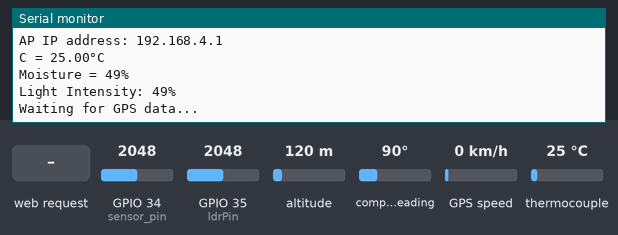
This sketch was run on a simulated ESP32. Shown: the last lines printed to the serial monitor. The inputs (shaded band) are chosen by the test bench; at power-on: thermocouple 25 °C, GPIO 34 (sensor_pin) = 2048, GPIO 35 (ldrPin) = 2048, altitude 120 m, compass heading 90°, GPS speed 0 km/h. The GPS gets a fix after 3 s at 37.7749, -122.4194 with 8 satellites.

Above: at 3.2 s.
3.3 s: HTTP request GET /measure received
5.5 s: HTTP request GET /data received
7.5 s: HTTP request GET /table received
9.5 s: thermocouple set to 6 °C
At 10.8 s:
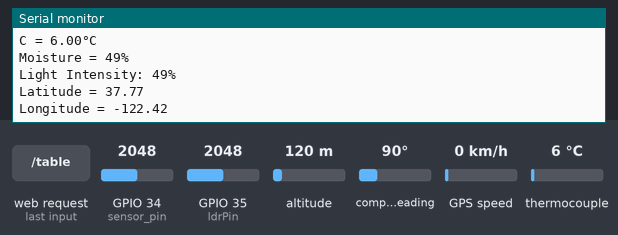
11.0 s: GPIO 34 (sensor_pin) set to 2866
12.5 s: GPIO 35 (ldrPin) set to 2866
At 14.8 s:
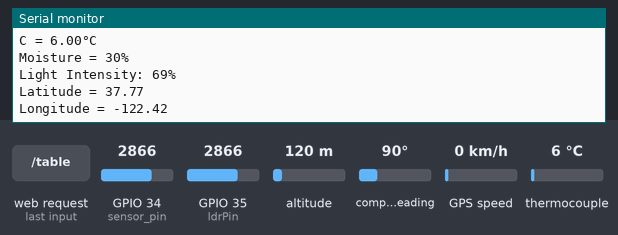

Measured:
- after the input at 9.5 s, the serial monitor: prints a new line after 0.58 s (image 1)
- after the input at 12.5 s, the serial monitor: prints a new line after 1.6 s (image 2)

The sketch:

All_Sensor_Measure_Features.ino
```cpp
#include <WiFi.h>
#include "max6675.h"
#include <TinyGPS++.h>

// Thermocouple pin definitions
int thermoDO = 19;
int thermoCS = 2;
int thermoCLK = 18;

MAX6675 thermocouple(thermoCLK, thermoCS, thermoDO);

// Soil moisture sensor pin definition
const int sensor_pin = 34;
int sensor_analog;

// LDR pin definition
const int ldrPin = 35;  // Analog pin connected to the LDR

// GPS module pins
const int gpsRX = 16;
const int gpsTX = 17;

// Replace with your network credentials
const char* ssid = "ESP32-TempControl";
const char* password = "Temp1234";

// Set web server port number to 80
WiFiServer server(80);

String header; // Store the HTTP request

TinyGPSPlus gps; // Create an instance of the TinyGPS++ object

// Memory to store the last 10 readings
struct SensorData {
  float temperature;
  int moisture;
  int lightIntensity;
  double latitude;
  double longitude;
  unsigned long timestamp;
};

SensorData readings[10];
int readingCount = 0;
int currentIndex = 0;

void setup() {
  // Initialize serial communication
  Serial.begin(115200);

  // Initialize serial communication for GPS module
  Serial2.begin(115200, SERIAL_8N1, gpsRX, gpsTX);

  // Initial message for thermocouple
  Serial.println("MAX6675 test");

  // Initial message for LDR
  pinMode(ldrPin, INPUT);

  // Initialize the ESP32 as an access point
  WiFi.softAP(ssid, password);

  // Print the IP address
  IPAddress IP = WiFi.softAPIP();
  Serial.print("AP IP address: ");
  Serial.println(IP);

  // Start the server
  server.begin();

  // Wait for MAX6675 to stabilize
  delay(2000);
}

float realTimeTemperature;
int realTimeMoisture;
int realTimeLightIntensity;
float realTimeLatitude;
float realTimeLongitude;

void loop() {
  // Read temperature from thermocouple
  realTimeTemperature = thermocouple.readCelsius();
  Serial.print("C = ");
  Serial.print(realTimeTemperature);
  Serial.println("°C");

  // Read soil moisture sensor value
  sensor_analog = analogRead(sensor_pin);
  realTimeMoisture = (int)(100 - ((sensor_analog / 4095.00) * 100));
  Serial.print("Moisture = ");
  Serial.print(realTimeMoisture);
  Serial.println("%");

  // Read light intensity from LDR
  int sensorValue = analogRead(ldrPin);
  // Adjust these values based on your observations of min and max sensor values
  int minSensorValue = 39;  // Set this to the minimum observed value from the LDR
  int maxSensorValue = 4095;  // Set this to the maximum observed value from the LDR
  realTimeLightIntensity = map(sensorValue, minSensorValue, maxSensorValue, 0, 100);  // Corrected range for 12-bit ADC
  //realTimeLightIntensity = constrain(realTimeLightIntensity, 0, 100); // Ensure the value stays within 0 to 100
  Serial.print("Light Intensity: ");
  Serial.print(realTimeLightIntensity);
  Serial.println("%");

  // Read GPS data
  while (Serial2.available() > 0) {
    gps.encode(Serial2.read());
  }

  realTimeLatitude = 0.0;
  realTimeLongitude = 0.0;

  // Print GPS data to Serial monitor if available
  if (gps.location.isUpdated()) {
    realTimeLatitude = gps.location.lat();
    realTimeLongitude = gps.location.lng();
    Serial.print("Latitude = ");
    Serial.println(realTimeLatitude);
    Serial.print("Longitude = ");
    Serial.println(realTimeLongitude);
  } else {
    Serial.println("Waiting for GPS data...");
  }

  // Delay to ensure the MAX6675 updates properly and give time for serial output to be readable
  delay(2000);

  WiFiClient client = server.available();

  if (client) {
    Serial.println("New Client.");
    String currentLine = "";
    while (client.connected()) {
      if (client.available()) {
        char c = client.read();
        Serial.write(c);
        header += c;
        if (c == '\n') {
          if (currentLine.length() == 0) {
            if (header.indexOf("GET /measure") >= 0) {
              storeCurrentData(realTimeTemperature, realTimeMoisture, realTimeLightIntensity, realTimeLatitude, realTimeLongitude);
              sendHtmlResponse(client, "Data stored successfully!");
            } else if (header.indexOf("GET /data") >= 0) {
              sendDataJsonResponse(client);
            } else if (header.indexOf("GET /table") >= 0) {
              sendTableResponse(client);
            } else if (header.indexOf("GET /") >= 0) {
              sendHtmlResponse(client, "");
            }
            break;
          } else {
            currentLine = "";
          }
        } else if (c != '\r') {
          currentLine += c;
        }
      }
    }
    header = "";
    client.stop();
    Serial.println("Client disconnected.");
    Serial.println("");
  }
}

void storeCurrentData(float temperature, int moisture, int lightIntensity, double latitude, double longitude) {
  readings[currentIndex].temperature = temperature;
  readings[currentIndex].moisture = moisture;
  readings[currentIndex].lightIntensity = lightIntensity;
  readings[currentIndex].latitude = latitude;
  readings[currentIndex].longitude = longitude;
  readings[currentIndex].timestamp = millis();
  currentIndex = (currentIndex + 1) % 10; // Keep the index within the range of 0-9
  if (readingCount < 10) {
    readingCount++;
  }
}

void sendHtmlResponse(WiFiClient &client, String message) {
  client.println("HTTP/1.1 200 OK");
  client.println("Content-type:text/html; charset=UTF-8"); // Specify UTF-8 encoding
  client.println("Connection: close");
  client.println();

  IPAddress IP = WiFi.softAPIP();
  client.println("<!DOCTYPE html><html><head><meta name=\"viewport\" content=\"width=device-width, initial-scale=1\">");
  client.println("<style>html { font-family: Helvetica; display: inline-block; margin: 0px auto; text-align: center;}");
  client.println("body { background-color: #303030; color: #ffffff; }</style>");
  client.println("<script>");
  client.println("function updateData() {");
  client.println("  fetch('/data').then(response => response.json()).then(data => {");
  client.println("    document.getElementById('moisture').innerText = data.current.moisture + ' %';");
  client.println("    document.getElementById('temperature').innerText = data.current.temperature + ' °C';");
  client.println("    document.getElementById('light').innerText = data.current.lightIntensity + ' %';");
  client.println("    document.getElementById('latitude').innerText = data.current.latitude;");
  client.println("    document.getElementById('longitude').innerText = data.current.longitude;");
  client.println("  });");
  client.println("}");
  client.println("setInterval(updateData, 2000)"); // Update every 2 seconds
  client.println("</script></head>");
  client.println("<body onload=\"updateData()\"><h1>ESP32 Agriculture Data</h1>");
  client.print("<p>AP IP Address: ");
  client.print(IP);
  client.println("</p>");
  client.println("<button onclick=\"location.href='/measure'\">Measure</button>");
  client.println("<button onclick=\"location.href='/table'\">Data</button>");
  if (message != "") {
    client.print("<p>");
    client.print(message);
    client.println("</p>");
  }
  client.print("<p>Moisture: <span id=\"moisture\">");
  client.print(realTimeMoisture);
  client.println("</span></p>");
  client.print("<p>Soil Temperature: <span id=\"temperature\">");
  client.print(realTimeTemperature);
  client.println("</span></p>");
  client.print("<p>Light Intensity: <span id=\"light\">");
  client.print(realTimeLightIntensity);
  client.println("</span></p>");
  client.print("<p>Latitude: <span id=\"latitude\">");
  client.print(realTimeLatitude);
  client.println("</span></p>");
  client.print("<p>Longitude: <span id=\"longitude\">");
  client.print(realTimeLongitude);
  client.println("</span></p>");
  client.println("</body></html>");
  client.println();
}

void sendDataJsonResponse(WiFiClient &client) {
  client.println("HTTP/1.1 200 OK");
  client.println("Content-type: application/json; charset=UTF-8");
  client.println("Connection: close");
  client.println();
  client.print("{");
  client.print("\"current\": {");
  client.print("\"temperature\": ");
  client.print(realTimeTemperature);
  client.print(", \"moisture\": ");
  client.print(realTimeMoisture);
  client.print(", \"lightIntensity\": ");
  client.print(realTimeLightIntensity);
  client.print(", \"latitude\": ");
  client.print(realTimeLatitude);
  client.print(", \"longitude\": ");
  client.print(realTimeLongitude);
  client.println("}");
  client.print("}");
}

void sendTableResponse(WiFiClient &client) {
  client.println("HTTP/1.1 200 OK");
  client.println("Content-type:text/html; charset=UTF-8");
  client.println("Connection: close");
  client.println();

  client.println("<!DOCTYPE html><html><head><meta name=\"viewport\" content=\"width=device-width, initial-scale=1\">");
  client.println("<style>html { font-family: Helvetica; display: inline-block; margin: 0px auto; text-align: center;}");
  client.println("body { background-color: #303030; color: #ffffff; }");
  client.println("table { width: 100%; margin-top: 20px; border-collapse: collapse; }");
  client.println("table, th, td { border: 1px solid white; padding: 8px; text-align: center; }");
  client.println("</style></head>");
  client.println("<body><h1>ESP32 Agriculture Data</h1>");
  client.println("<button onclick=\"location.href='/'\">Back</button>");
  client.println("<table><tr><th>Timestamp</th><th>Moisture (%)</th><th>Temperature (°C)</th><th>Light Intensity (%)</th><th>Latitude</th><th>Longitude</th></tr>");

  for (int i = 0; i < readingCount; i++) {
    client.print("<tr><td>");
    client.print(readings[i].timestamp);
    client.print("</td><td>");
    client.print(readings[i].moisture);
    client.print("</td><td>");
    client.print(readings[i].temperature);
    client.print("</td><td>");
    client.print(readings[i].lightIntensity);
    client.print("</td><td>");
    client.print(readings[i].latitude);
    client.print("</td><td>");
    client.print(readings[i].longitude);
    client.println("</td></tr>");
  }

  client.println("</table></body></html>");
  client.println();
}

/*
#define LDR_PIN 35  // The ESP8266 pin connected to the light sensor

void setup() {
  Serial.begin(115200);
  pinMode(LDR_PIN, INPUT);
}

void loop() {
  int sensorValue = analogRead(LDR_PIN); // read the value on analog pin
  int intensity = map(sensorValue, 39, 4095, 0, 100);  // Map to 0-100 scale
  Serial.print("Light Intensity: ");
  Serial.print(intensity);
  Serial.println("%");
  delay(2000);
}
*/
```
